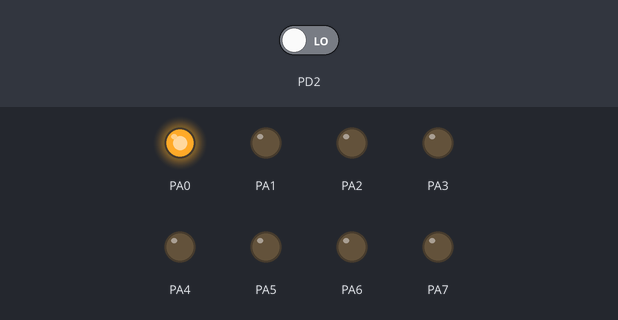
Bench run of a program on a simulated ATmega32, built with avr-gcc and emulated at 8 MHz. Shown: output pins drawn as LEDs (lit = HIGH). The inputs (shaded band) are chosen by the test bench; at power-on: PD2 LOW.

Above: at 0.05 s.
At 0.25 s:
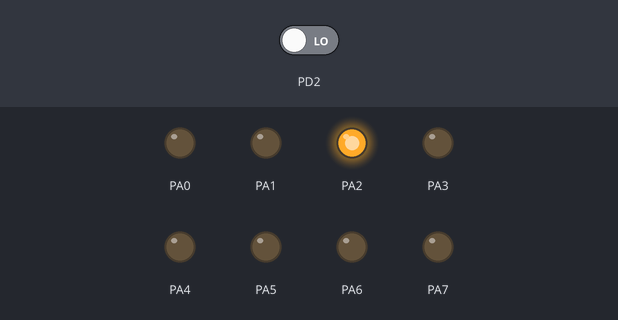
At 0.67 s:
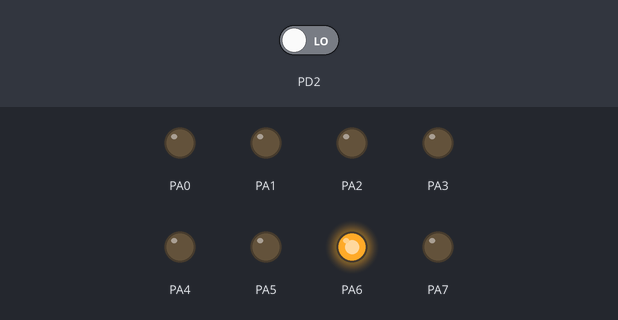
At 1.4 s:
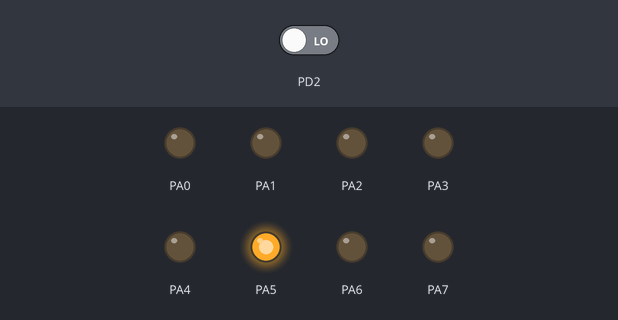
At 2.12 s:
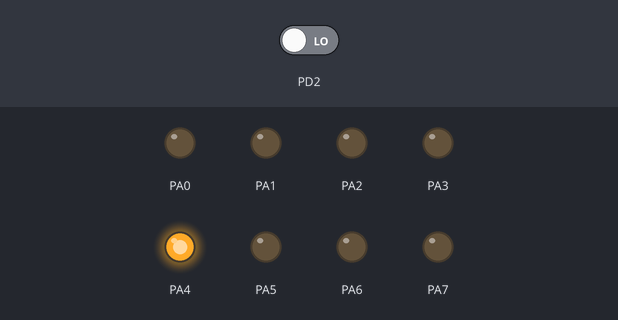
At 2.85 s:
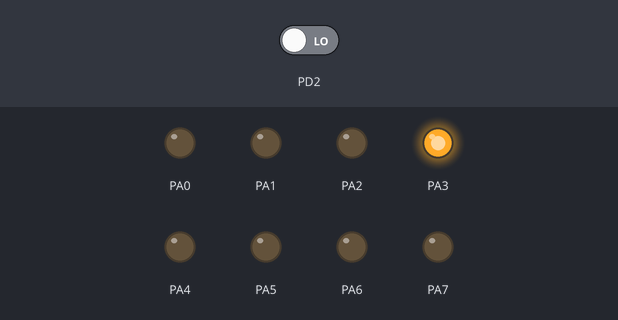
Timing chart, 0 to 3.1 s (numbered marks = the images above):
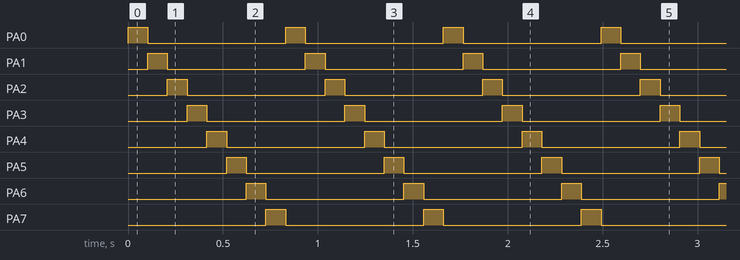

The program:

main.c
```c
/*
 * main.c
 *
 *  Created on: ??þ/??þ/????
 *      Author: sameh
 */

#include "BIT_MATH.h"
#include "STD_TYPES.h"
#include <avr/io.h>
#include <util/delay.h>
#include <avr/interrupt.h>


ISR(INT0_vect)
{
	int i;
	for(i=7;i>=0;i--)
	{
		PORTA=(1<<i);
		_delay_ms(100);
	}

}


int main(void)
{
	DDRA=0b11111111;

	PORTA=0b00000001;

	DDRD=0b00000000;

	SET_BIT(GICR,PIN6); /* Peripheral Interrupt Enable ( PIE ) of INT0     */

	SET_BIT(MCUCR,PIN0);
	SET_BIT(MCUCR,PIN1); /* ExternaL Interrupt 0 happen on : Rising Edge                 */

	SET_BIT(SREG,PIN7); // SREG Pin7 to Enable the Global Interrupt Enable page 8

	int i;
	while(1)
	{
			for(i=0;i<8;i++)
			{
				PORTA=(1<<i);
				_delay_ms(100);
			}
	}
}
```

BIT_MATH.h
```c
/***************************************************************************************/
/****************************  IMT School Training Center ******************************/
/***************************************************************************************/
/** This file is developed by IMT School training center, All copyrights are reserved **/
/***************************************************************************************/
#ifndef _BIT_MATH_H
#define _BIT_MATH_H

#define SET_BIT(VAR,BITNO) (VAR) |=  (1 << (BITNO))
#define CLR_BIT(VAR,BITNO) (VAR) &= ~(1 << (BITNO))
#define TOG_BIT(VAR,BITNO) (VAR) ^=  (1 << (BITNO))
#define GET_BIT(VAR,BITNO) (((VAR) >> (BITNO)) & 0x01)


#endif
```

DIO_int.h
```c
/***************************************************************************************/
/****************************  IMT School Training Center ******************************/
/***************************************************************************************/
/** This file is developed by IMT School training center, All copyrights are reserved **/
/***************************************************************************************/
#ifndef _DIO_INT_H
#define _DIO_INT_H

/* Port Defines */
#define PORTA    0
#define PORTB    1
#define PORTC    2
#define PORTD    3

/* PIN Defines */
#define PIN0   0
#define PIN1   1
#define PIN2   2
#define PIN3   3
#define PIN4   4
#define PIN5   5
#define PIN6   6
#define PIN7   7

/* PIN Directions */
#define INPUT  0
#define OUTPUT 1

/* PIN Value Options */
#define HIGH   1
#define LOW    0

/* IO Pins */
void DIO_SetPinValue(u8 u8PortIdCopy , u8 u8PinIdCopy, u8 u8PinValCopy);

u8 DIO_GetPinValue(u8 u8PortIdCopy, u8 u8PinIdCopy);

void DIO_SetPinDirection (u8 u8PortIdCopy, u8 u8PinIdCopy, u8 u8PinDirCopy);

/* IO Ports */
void DIO_SetPortDirection (u8 u8PortId, u8 u8PortDir);

void DIO_SetPortValue     (u8 u8PortId, u8 u8PortVal);

#endif
```

DIO_prog.c
```c
/***************************************************************************************/
/****************************  IMT School Training Center ******************************/
/***************************************************************************************/
/** This file is developed by IMT School training center, All copyrights are reserved **/
/***************************************************************************************/
#include "STD_TYPES.h"
#include "BIT_MATH.h"

#include "DIO_int.h"
#include "DIO_reg.h"

/* IO Pins */
void DIO_SetPinValue(u8 u8PortIdCopy , u8 u8PinIdCopy, u8 u8PinValCopy)
{
	/* Make sure that the Port ID and Pin ID are in the valid range */
	if ((u8PortIdCopy <= PORTD) && (u8PinIdCopy <= PIN7))
	{
		if (u8PinValCopy == HIGH)
		{
			/* Check on the Required PORT Number */
			switch (u8PortIdCopy)
			{
				case PORTA: SET_BIT(PORTA_Register,u8PinIdCopy); break;
				case PORTB: SET_BIT(PORTB_Register,u8PinIdCopy); break;
				case PORTC: SET_BIT(PORTC_Register,u8PinIdCopy); break;
				case PORTD: SET_BIT(PORTD_Register,u8PinIdCopy); break;
			}

		}

		else if (u8PinValCopy == LOW)
		{
			/* Check on the Required PORT Number */
			switch (u8PortIdCopy)
			{
				case PORTA: CLR_BIT(PORTA_Register,u8PinIdCopy); break;
				case PORTB: CLR_BIT(PORTB_Register,u8PinIdCopy); break;
				case PORTC: CLR_BIT(PORTC_Register,u8PinIdCopy); break;
				case PORTD: CLR_BIT(PORTD_Register,u8PinIdCopy); break;
			}
		}

		else
		{
			/* Do nothing, Wrong value to set */
		}
	}

	else
	{
		/* Do nothing, Error in the Pin ID or PORT ID */
	}
}

u8 DIO_GetPinValue(u8 u8PortIdCopy, u8 u8PinIdCopy)
{
	/* Define Local Variable to get the BIT Value */
	u8 u8ResultLocal;
	/* Make sure that the Port ID and Pin ID are in the valid range */
	if ((u8PortIdCopy <= PORTD) && (u8PinIdCopy <= PIN7))
	{
		/* Check on the Required PORT Number */
		switch (u8PortIdCopy)
		{
			case PORTA: u8ResultLocal= GET_BIT(PINA_Register,u8PinIdCopy); break;
			case PORTB: u8ResultLocal= GET_BIT(PINB_Register,u8PinIdCopy); break;
			case PORTC: u8ResultLocal= GET_BIT(PINC_Register,u8PinIdCopy); break;
			case PORTD: u8ResultLocal= GET_BIT(PIND_Register,u8PinIdCopy); break;
		}
	}

	else
	{
		/* return 0xff in case of error in the Pin ID or PORT ID */
		u8ResultLocal = 0xFF;
	}

	return u8ResultLocal;
}

void DIO_SetPinDirection (u8 u8PortIdCopy, u8 u8PinIdCopy, u8 u8PinDirCopy)
{
	/* Make sure that the Port ID and Pin ID are in the valid range */
	if ((u8PortIdCopy <= PORTD) && (u8PinIdCopy <= PIN7))
	{
		if ( u8PinDirCopy == OUTPUT )
		{
			/* Check on the Required PORT Number */
			switch (u8PortIdCopy)
			{
				case PORTA: SET_BIT(DDRA_Register,u8PinIdCopy); break;
				case PORTB: SET_BIT(DDRB_Register,u8PinIdCopy); break;
				case PORTC: SET_BIT(DDRC_Register,u8PinIdCopy); break;
				case PORTD: SET_BIT(DDRD_Register,u8PinIdCopy); break;
			}
		}

		else if ( u8PinDirCopy == INPUT )
		{
			/* Check on the Required PORT Number */
			switch (u8PortIdCopy)
			{
				case PORTA: CLR_BIT(DDRA_Register,u8PinIdCopy); break;
				case PORTB: CLR_BIT(DDRB_Register,u8PinIdCopy); break;
				case PORTC: CLR_BIT(DDRC_Register,u8PinIdCopy); break;
				case PORTD: CLR_BIT(DDRD_Register,u8PinIdCopy); break;
			}
		}

		else
		{
			/* Do nothing, Wrong Direction Required */
		}
	}

	else
	{
		/* Do nothing, Error in the Pin ID or PORT ID */
	}
}


/* IO Ports */
void DIO_SetPortDirection (u8 u8PortId, u8 u8PortDir)
{
	/* Check on the Required PORT Number */
	switch (u8PortId)
	{
		case     PORTA: DDRA_Register = u8PortDir; break;
		case     PORTB: DDRB_Register = u8PortDir; break;
		case     PORTC: DDRC_Register = u8PortDir; break;
		case     PORTD: DDRD_Register = u8PortDir; break;
		default: /* Wrong Port ID */       break;
	}
}

void DIO_SetPortValue (u8 u8PortId, u8 u8PortVal)
{
	/* Check on the Required PORT Number */
	switch (u8PortId)
	{
		case     PORTA: PORTA_Register = u8PortVal; break;
		case     PORTB: PORTB_Register = u8PortVal; break;
		case     PORTC: PORTC_Register = u8PortVal; break;
		case     PORTD: PORTD_Register = u8PortVal; break;
		default: /* Wrong Port ID */        break;
	}
}
```

DIO_reg.h
```c
/***************************************************************************************/
/****************************  IMT School Training Center ******************************/
/***************************************************************************************/
/** This file is developed by IMT School training center, All copyrights are reserved **/
/***************************************************************************************/
#ifndef _DIO_REG_H
#define _DIO_REG_H

/* Group A Registers */
#define PORTA_Register  *((volatile u8*)0x3B)
#define DDRA_Register   *((volatile u8*)0x3A)
#define PINA_Register   *((volatile u8*)0x39)

/* Group B Registers */
#define PORTB_Register  *((volatile u8*)0x38)
#define DDRB_Register   *((volatile u8*)0x37)
#define PINB_Register   *((volatile u8*)0x36)

/* Group C Registers */
#define PORTC_Register  *((volatile u8*)0x35)
#define DDRC_Register   *((volatile u8*)0x34)
#define PINC_Register   *((volatile u8*)0x33)

/* Group D Registers */
#define PORTD_Register  *((volatile u8*)0x32)
#define DDRD_Register   *((volatile u8*)0x31)
#define PIND_Register   *((volatile u8*)0x30)


#endif
```

STD_TYPES.h
```c
/***************************************************************************************/
/****************************  IMT School Training Center ******************************/
/***************************************************************************************/
/** This file is developed by IMT School training center, All copyrights are reserved **/
/***************************************************************************************/
#ifndef _STD_TYPES_H
#define _STD_TYPES_H

typedef unsigned char u8;
typedef unsigned short int u16;
typedef unsigned long  int u32;

typedef signed char s8;
typedef signed short int s16;
typedef signed long  int s32;

typedef float  f32;
typedef double f64;

#endif
```

Measured:
- by itself, PA0–7: alternates HIGH for 0.10 s and LOW for 0.73 s
- by itself, everything shown: repeats every 0.83 s, in 8 steps
